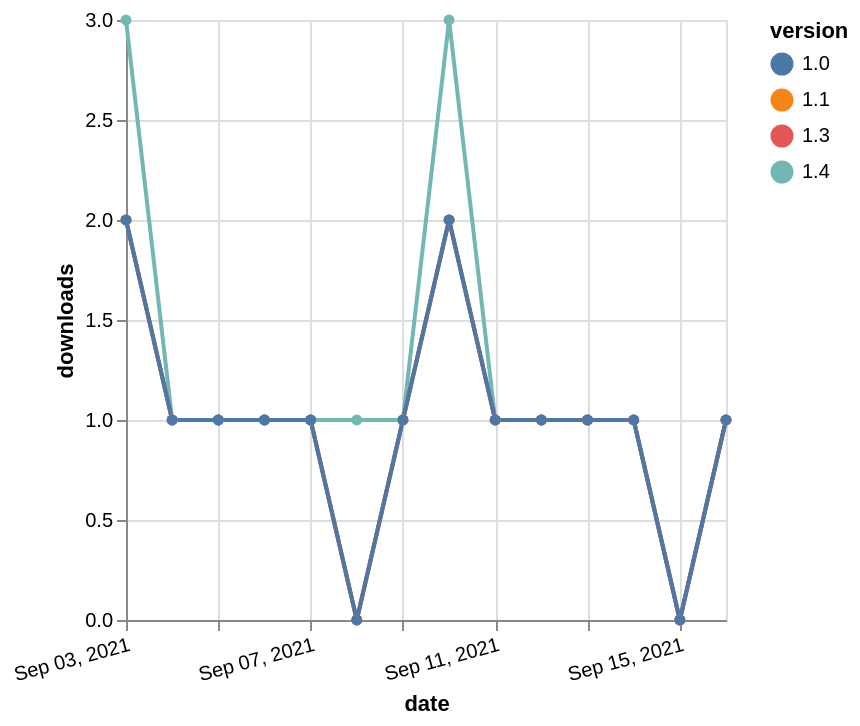

Vega-Lite specification for this chart:
### Vega-Lite specification from a JSON file in a GitHub repository (floating-point values rounded to 4 significant figures)
{"$schema": "https://vega.github.io/schema/vega-lite/v5.json", "description": "A simple bar chart with embedded data.", "data": {"values": [{"date": "2021-09-03", "total": 170, "delta": 2, "version": "1.1"}, {"date": "2021-09-04", "total": 171, "delta": 1, "version": "1.1"}, {"date": "2021-09-05", "total": 172, "delta": 1, "version": "1.1"}, {"date": "2021-09-06", "total": 173, "delta": 1, "version": "1.1"}, {"date": "2021-09-07", "total": 174, "delta": 1, "version": "1.1"}, {"date": "2021-09-08", "total": 174, "delta": 0, "version": "1.1"}, {"date": "2021-09-09", "total": 175, "delta": 1, "version": "1.1"}, {"date": "2021-09-10", "total": 177, "delta": 2, "version": "1.1"}, {"date": "2021-09-11", "total": 178, "delta": 1, "version": "1.1"}, {"date": "2021-09-12", "total": 179, "delta": 1, "version": "1.1"}, {"date": "2021-09-13", "total": 180, "delta": 1, "version": "1.1"}, {"date": "2021-09-14", "total": 181, "delta": 1, "version": "1.1"}, {"date": "2021-09-15", "total": 181, "delta": 0, "version": "1.1"}, {"date": "2021-09-16", "total": 182, "delta": 1, "version": "1.1"}, {"date": "2021-09-03", "total": 19, "delta": 3, "version": "1.4"}, {"date": "2021-09-04", "total": 20, "delta": 1, "version": "1.4"}, {"date": "2021-09-05", "total": 21, "delta": 1, "version": "1.4"}, {"date": "2021-09-06", "total": 22, "delta": 1, "version": "1.4"}, {"date": "2021-09-07", "total": 23, "delta": 1, "version": "1.4"}, {"date": "2021-09-08", "total": 24, "delta": 1, "version": "1.4"}, {"date": "2021-09-09", "total": 25, "delta": 1, "version": "1.4"}, {"date": "2021-09-10", "total": 28, "delta": 3, "version": "1.4"}, {"date": "2021-09-11", "total": 29, "delta": 1, "version": "1.4"}, {"date": "2021-09-12", "total": 30, "delta": 1, "version": "1.4"}, {"date": "2021-09-13", "total": 31, "delta": 1, "version": "1.4"}, {"date": "2021-09-14", "total": 32, "delta": 1, "version": "1.4"}, {"date": "2021-09-15", "total": 32, "delta": 0, "version": "1.4"}, {"date": "2021-09-16", "total": 33, "delta": 1, "version": "1.4"}, {"date": "2021-09-03", "total": 69, "delta": 2, "version": "1.3"}, {"date": "2021-09-04", "total": 70, "delta": 1, "version": "1.3"}, {"date": "2021-09-05", "total": 71, "delta": 1, "version": "1.3"}, {"date": "2021-09-06", "total": 72, "delta": 1, "version": "1.3"}, {"date": "2021-09-07", "total": 73, "delta": 1, "version": "1.3"}, {"date": "2021-09-08", "total": 73, "delta": 0, "version": "1.3"}, {"date": "2021-09-09", "total": 74, "delta": 1, "version": "1.3"}, {"date": "2021-09-10", "total": 76, "delta": 2, "version": "1.3"}, {"date": "2021-09-11", "total": 77, "delta": 1, "version": "1.3"}, {"date": "2021-09-12", "total": 78, "delta": 1, "version": "1.3"}, {"date": "2021-09-13", "total": 79, "delta": 1, "version": "1.3"}, {"date": "2021-09-14", "total": 80, "delta": 1, "version": "1.3"}, {"date": "2021-09-15", "total": 80, "delta": 0, "version": "1.3"}, {"date": "2021-09-16", "total": 81, "delta": 1, "version": "1.3"}, {"date": "2021-09-03", "total": 131, "delta": 2, "version": "1.0"}, {"date": "2021-09-04", "total": 132, "delta": 1, "version": "1.0"}, {"date": "2021-09-05", "total": 133, "delta": 1, "version": "1.0"}, {"date": "2021-09-06", "total": 134, "delta": 1, "version": "1.0"}, {"date": "2021-09-07", "total": 135, "delta": 1, "version": "1.0"}, {"date": "2021-09-08", "total": 135, "delta": 0, "version": "1.0"}, {"date": "2021-09-09", "total": 136, "delta": 1, "version": "1.0"}, {"date": "2021-09-10", "total": 138, "delta": 2, "version": "1.0"}, {"date": "2021-09-11", "total": 139, "delta": 1, "version": "1.0"}, {"date": "2021-09-12", "total": 140, "delta": 1, "version": "1.0"}, {"date": "2021-09-13", "total": 141, "delta": 1, "version": "1.0"}, {"date": "2021-09-14", "total": 142, "delta": 1, "version": "1.0"}, {"date": "2021-09-15", "total": 142, "delta": 0, "version": "1.0"}, {"date": "2021-09-16", "total": 143, "delta": 1, "version": "1.0"}]}, "width": "container", "mark": {"type": "line", "point": {"filled": true}}, "encoding": {"x": {"field": "date", "type": "temporal", "timeUnit": "yearmonthdate", "title": "date", "axis": {"labelAngle": -15}}, "y": {"field": "delta", "type": "quantitative", "title": "downloads"}, "color": {"field": "version", "type": "nominal"}, "tooltip": {"field": "delta"}}}
